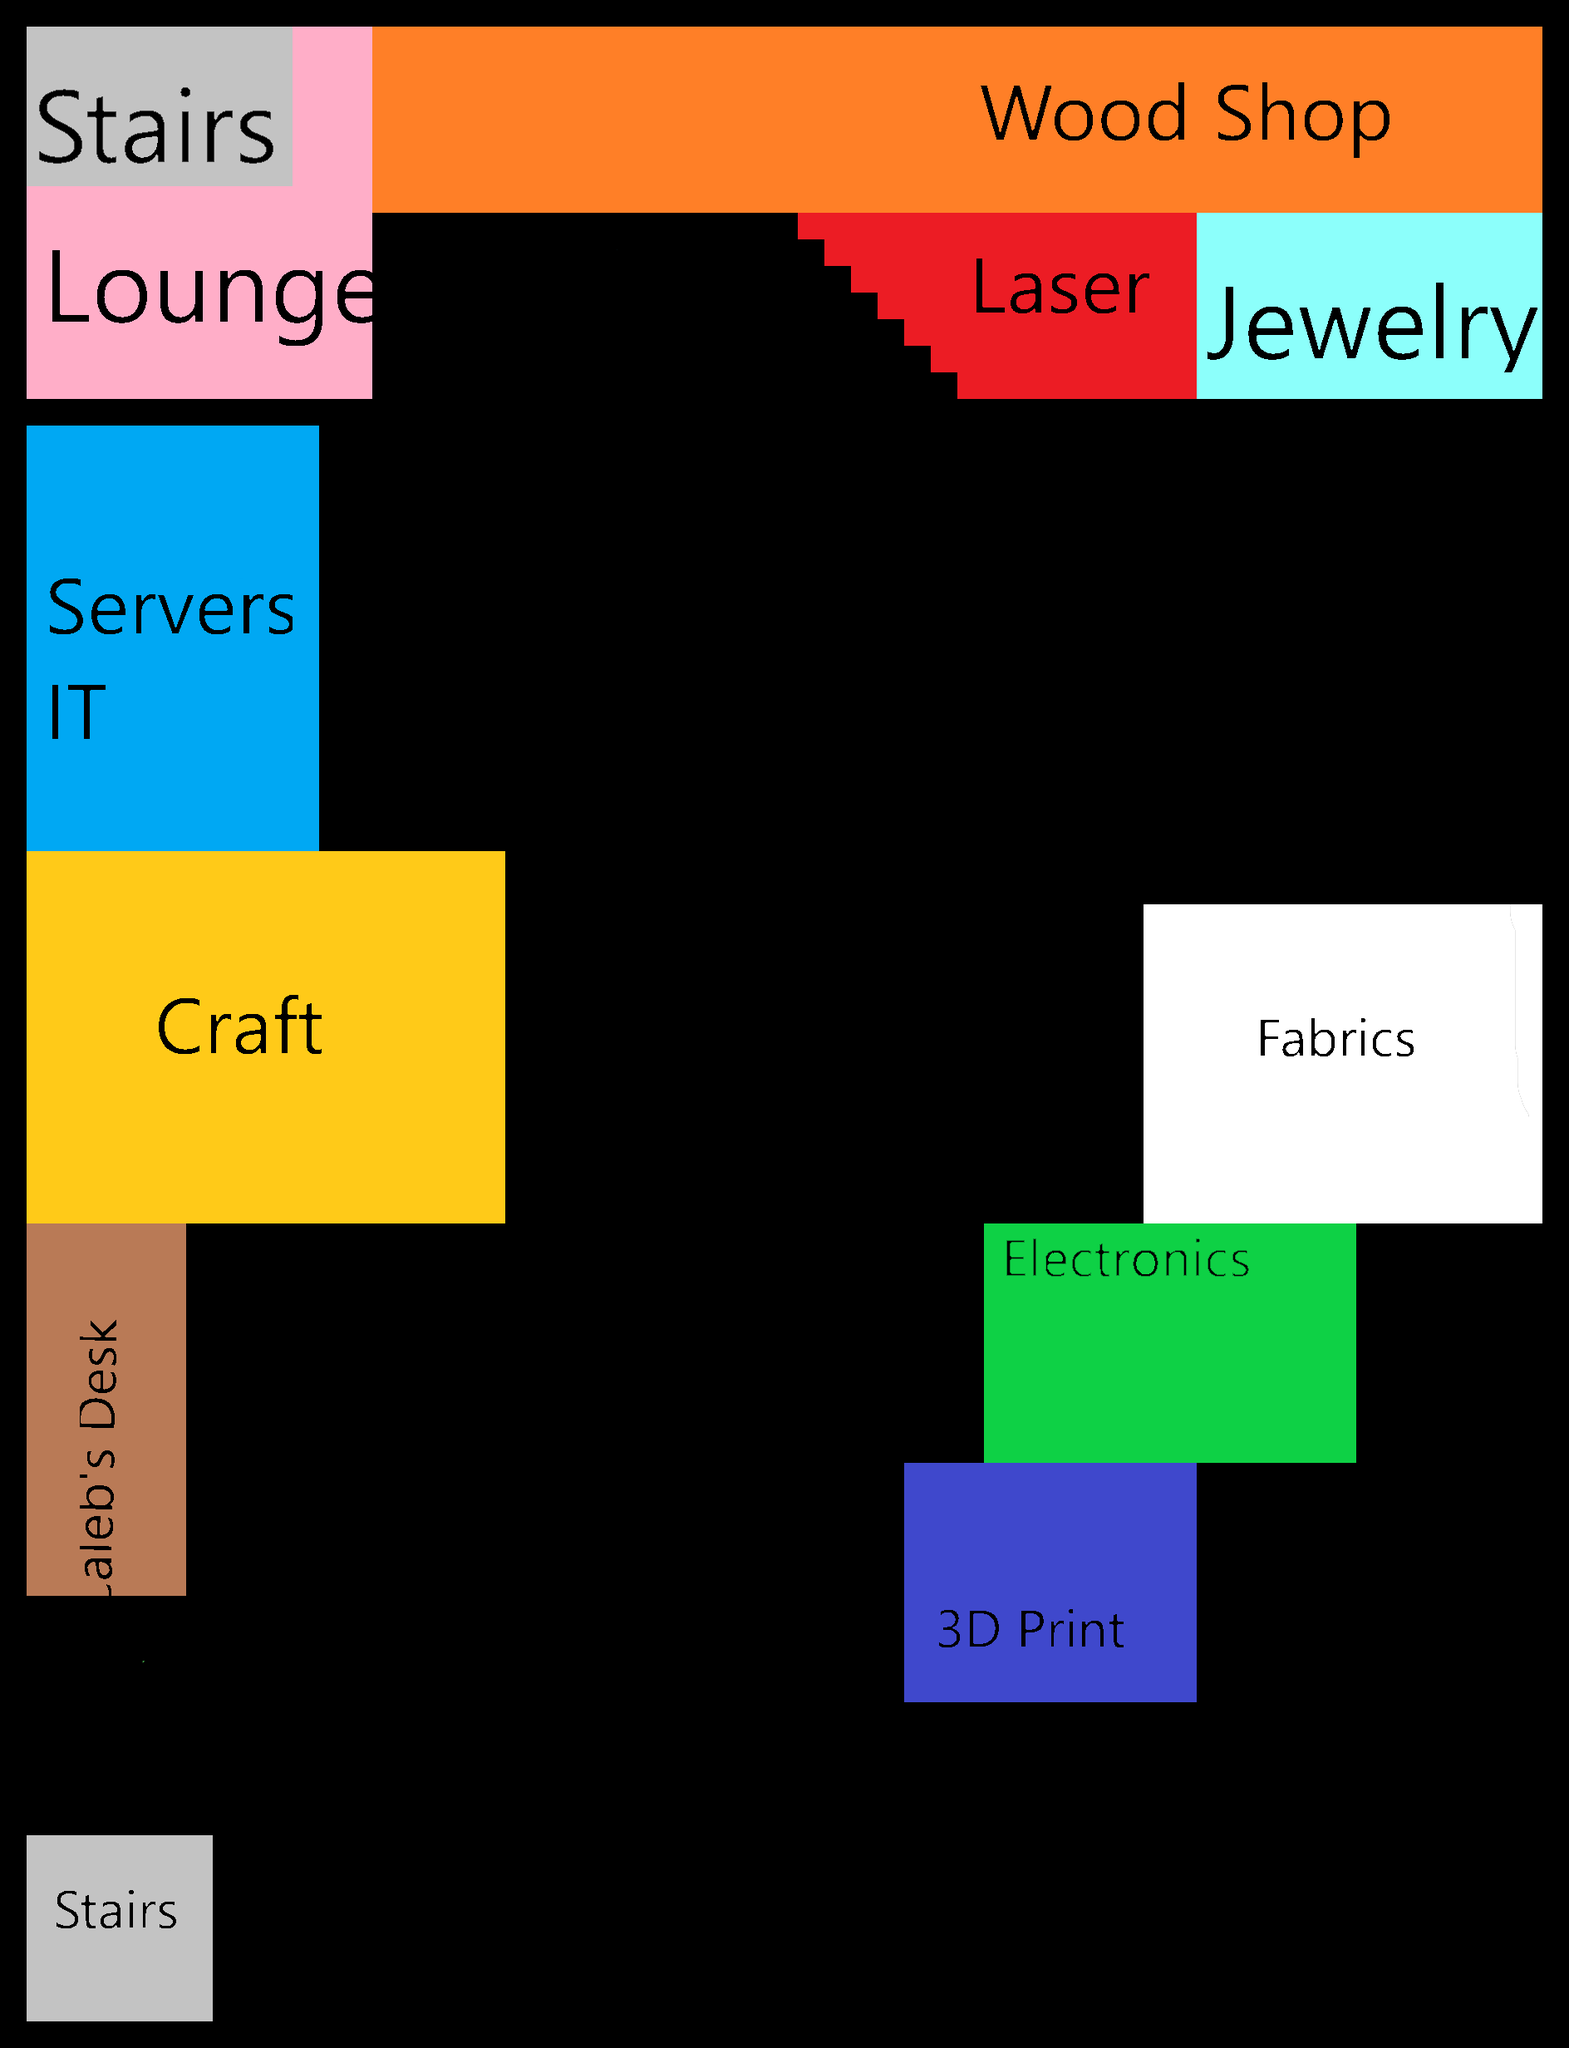

Tiled map render using the project's own tile images. Description and the map definition, with tile-layer contents summarised, below:
An orthogonal 59x77 tile map with 32x32 px tiles, 1 tile layer (ReferenceLayer), 2 tilesets.

<map version="1.10" tiledversion="1.11.2" orientation="orthogonal" renderorder="right-down" width="59" height="77" tilewidth="32" tileheight="32" infinite="0" nextlayerid="2" nextobjectid="1">
 <tileset firstgid="1" source="rickyfloorplan.tsx" />
 <tileset firstgid="13501" source="colorset.tsx" />
 <layer id="1" name="ReferenceLayer" width="59" height="77">
  <data>[4543 cells, 4543 non-empty, 1843 distinct tile ids]</data>
 </layer>
</map>